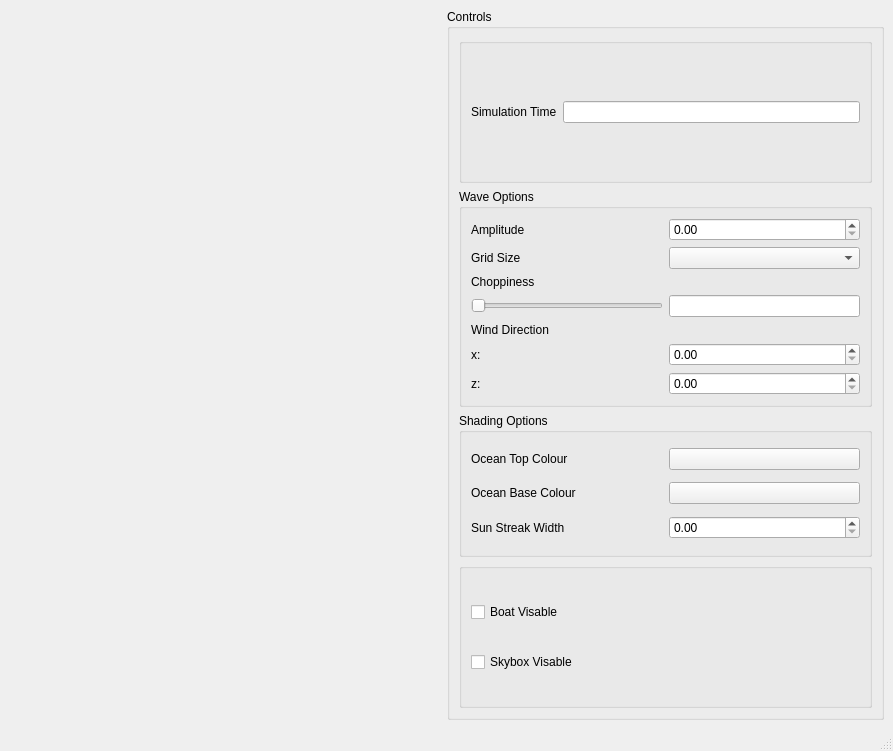
<?xml version="1.0" encoding="UTF-8"?>
<ui version="4.0">
 <class>MainWindow</class>
 <widget class="QMainWindow" name="MainWindow">
  <property name="geometry">
   <rect>
    <x>0</x>
    <y>0</y>
    <width>893</width>
    <height>751</height>
   </rect>
  </property>
  <property name="minimumSize">
   <size>
    <width>500</width>
    <height>500</height>
   </size>
  </property>
  <property name="windowTitle">
   <string>MainWindow</string>
  </property>
  <widget class="QWidget" name="centralwidget">
   <layout class="QGridLayout" name="gridLayout">
    <item row="0" column="4">
     <widget class="QGroupBox" name="groupBox">
      <property name="title">
       <string>Controls</string>
      </property>
      <layout class="QGridLayout" name="gridLayout_2">
       <item row="2" column="0">
        <widget class="QGroupBox" name="groupBox_4">
         <property name="title">
          <string>Shading Options</string>
         </property>
         <layout class="QGridLayout" name="gridLayout_6">
          <item row="0" column="0">
           <widget class="QLabel" name="label_9">
            <property name="text">
             <string>Ocean Top Colour</string>
            </property>
           </widget>
          </item>
          <item row="2" column="0">
           <widget class="QLabel" name="label_10">
            <property name="text">
             <string>Ocean Base Colour</string>
            </property>
           </widget>
          </item>
          <item row="0" column="1">
           <widget class="QPushButton" name="m_topColourBtn">
            <property name="text">
             <string/>
            </property>
           </widget>
          </item>
          <item row="2" column="1">
           <widget class="QPushButton" name="m_baseColourBtn">
            <property name="text">
             <string/>
            </property>
           </widget>
          </item>
          <item row="3" column="0">
           <widget class="QLabel" name="label_12">
            <property name="text">
             <string>Sun Streak Width</string>
            </property>
           </widget>
          </item>
          <item row="3" column="1">
           <widget class="QDoubleSpinBox" name="m_sunStreakSpinBox"/>
          </item>
         </layout>
        </widget>
       </item>
       <item row="0" column="0">
        <widget class="QGroupBox" name="groupBox_3">
         <property name="title">
          <string/>
         </property>
         <layout class="QGridLayout" name="gridLayout_5">
          <item row="0" column="0">
           <widget class="QLabel" name="label">
            <property name="text">
             <string>Simulation Time</string>
            </property>
           </widget>
          </item>
          <item row="0" column="1">
           <widget class="QLineEdit" name="timeLineEdit"/>
          </item>
         </layout>
        </widget>
       </item>
       <item row="1" column="0">
        <widget class="QGroupBox" name="groupBox_2">
         <property name="title">
          <string>Wave Options</string>
         </property>
         <layout class="QGridLayout" name="gridLayout_4">
          <item row="3" column="0">
           <widget class="QSlider" name="choppinessSlider">
            <property name="sizePolicy">
             <sizepolicy hsizetype="Expanding" vsizetype="Fixed">
              <horstretch>0</horstretch>
              <verstretch>0</verstretch>
             </sizepolicy>
            </property>
            <property name="orientation">
             <enum>Qt::Horizontal</enum>
            </property>
           </widget>
          </item>
          <item row="5" column="1">
           <widget class="QDoubleSpinBox" name="m_xWindSpinBox"/>
          </item>
          <item row="3" column="1">
           <widget class="QLineEdit" name="lineEdit"/>
          </item>
          <item row="6" column="1">
           <widget class="QDoubleSpinBox" name="m_zWindSpinBox"/>
          </item>
          <item row="1" column="0">
           <widget class="QLabel" name="label_8">
            <property name="text">
             <string>Grid Size</string>
            </property>
           </widget>
          </item>
          <item row="0" column="0">
           <widget class="QLabel" name="label_7">
            <property name="text">
             <string>Amplitude</string>
            </property>
           </widget>
          </item>
          <item row="1" column="1">
           <widget class="QComboBox" name="comboBox"/>
          </item>
          <item row="2" column="0">
           <widget class="QLabel" name="label_2">
            <property name="text">
             <string>Choppiness</string>
            </property>
           </widget>
          </item>
          <item row="6" column="0">
           <widget class="QLabel" name="label_5">
            <property name="text">
             <string>z:</string>
            </property>
           </widget>
          </item>
          <item row="4" column="0">
           <widget class="QLabel" name="label_6">
            <property name="text">
             <string>Wind Direction</string>
            </property>
           </widget>
          </item>
          <item row="0" column="1">
           <widget class="QDoubleSpinBox" name="m_amplitudeSpinBox"/>
          </item>
          <item row="5" column="0">
           <widget class="QLabel" name="label_4">
            <property name="text">
             <string>x:</string>
            </property>
           </widget>
          </item>
         </layout>
        </widget>
       </item>
       <item row="3" column="0">
        <widget class="QGroupBox" name="groupBox_5">
         <property name="title">
          <string/>
         </property>
         <layout class="QGridLayout" name="gridLayout_3">
          <item row="0" column="0">
           <widget class="QCheckBox" name="m_boatCheckBox">
            <property name="text">
             <string>Boat Visable</string>
            </property>
           </widget>
          </item>
          <item row="1" column="0">
           <widget class="QCheckBox" name="m_skyboxCheckBox">
            <property name="text">
             <string>Skybox Visable</string>
            </property>
           </widget>
          </item>
         </layout>
        </widget>
       </item>
      </layout>
     </widget>
    </item>
    <item row="0" column="0">
     <spacer name="horizontalSpacer">
      <property name="orientation">
       <enum>Qt::Horizontal</enum>
      </property>
      <property name="sizeHint" stdset="0">
       <size>
        <width>40</width>
        <height>20</height>
       </size>
      </property>
     </spacer>
    </item>
   </layout>
  </widget>
  <widget class="QMenuBar" name="menubar">
   <property name="geometry">
    <rect>
     <x>0</x>
     <y>0</y>
     <width>893</width>
     <height>25</height>
    </rect>
   </property>
  </widget>
  <widget class="QStatusBar" name="statusbar"/>
 </widget>
 <resources/>
 <connections/>
</ui>
